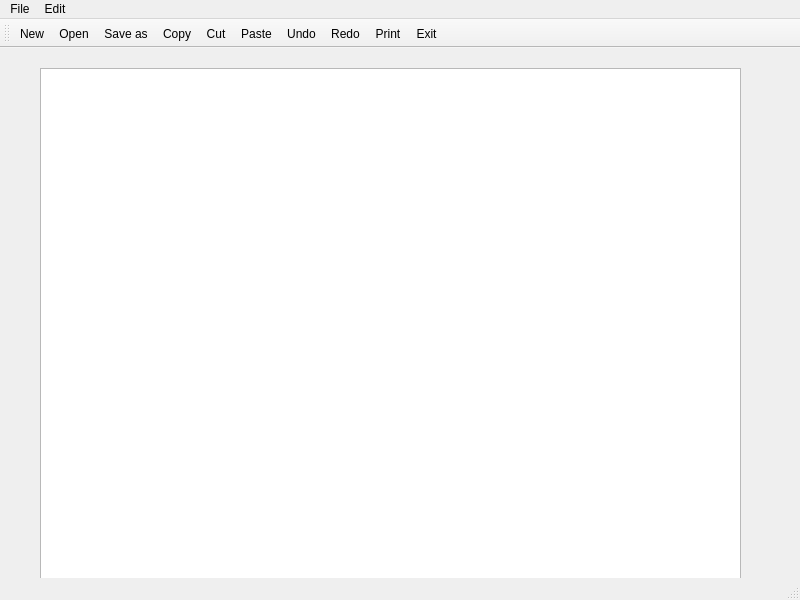
<?xml version="1.0" encoding="UTF-8"?>
<ui version="4.0">
 <class>MainWindow</class>
 <widget class="QMainWindow" name="MainWindow">
  <property name="geometry">
   <rect>
    <x>0</x>
    <y>0</y>
    <width>800</width>
    <height>600</height>
   </rect>
  </property>
  <property name="windowTitle">
   <string>MainWindow</string>
  </property>
  <widget class="QWidget" name="centralwidget">
   <widget class="QWidget" name="verticalLayoutWidget">
    <property name="geometry">
     <rect>
      <x>40</x>
      <y>20</y>
      <width>701</width>
      <height>511</height>
     </rect>
    </property>
    <layout class="QVBoxLayout" name="verticalLayout">
     <item>
      <widget class="QTextEdit" name="textEdit"/>
     </item>
    </layout>
   </widget>
  </widget>
  <widget class="QMenuBar" name="menubar">
   <property name="geometry">
    <rect>
     <x>0</x>
     <y>0</y>
     <width>800</width>
     <height>26</height>
    </rect>
   </property>
   <widget class="QMenu" name="menuFile">
    <property name="title">
     <string>File</string>
    </property>
    <addaction name="actionNew"/>
    <addaction name="actionOpen"/>
    <addaction name="actionSave_as"/>
    <addaction name="actionPrint"/>
    <addaction name="actionExit"/>
   </widget>
   <widget class="QMenu" name="menuEdit">
    <property name="title">
     <string>Edit</string>
    </property>
    <addaction name="actionCopy"/>
    <addaction name="actionPaste"/>
    <addaction name="actionCut"/>
    <addaction name="actionUndo"/>
    <addaction name="actionRedo"/>
   </widget>
   <addaction name="menuFile"/>
   <addaction name="menuEdit"/>
  </widget>
  <widget class="QStatusBar" name="statusbar"/>
  <widget class="QToolBar" name="toolBar">
   <property name="windowTitle">
    <string>toolBar</string>
   </property>
   <attribute name="toolBarArea">
    <enum>TopToolBarArea</enum>
   </attribute>
   <attribute name="toolBarBreak">
    <bool>false</bool>
   </attribute>
   <addaction name="actionNew"/>
   <addaction name="actionOpen"/>
   <addaction name="actionSave_as"/>
   <addaction name="actionCopy"/>
   <addaction name="actionCut"/>
   <addaction name="actionPaste"/>
   <addaction name="actionUndo"/>
   <addaction name="actionRedo"/>
   <addaction name="actionPrint"/>
   <addaction name="actionExit"/>
  </widget>
  <action name="actionNew">
   <property name="icon">
    <iconset resource="Resources.qrc">
     <normaloff>:/imgs/New.bmp</normaloff>:/imgs/New.bmp</iconset>
   </property>
   <property name="text">
    <string>New</string>
   </property>
  </action>
  <action name="actionOpen">
   <property name="icon">
    <iconset>
     <normalon>:/imgs/Open.bmp</normalon>
    </iconset>
   </property>
   <property name="text">
    <string>Open</string>
   </property>
  </action>
  <action name="actionSave_as">
   <property name="icon">
    <iconset>
     <normalon>:/imgs/Save.bmp</normalon>
    </iconset>
   </property>
   <property name="text">
    <string>Save as</string>
   </property>
  </action>
  <action name="actionPrint">
   <property name="icon">
    <iconset>
     <normalon>:/imgs/favicon.ico</normalon>
    </iconset>
   </property>
   <property name="text">
    <string>Print</string>
   </property>
  </action>
  <action name="actionExit">
   <property name="icon">
    <iconset>
     <normalon>:/imgs/Turtle.png</normalon>
    </iconset>
   </property>
   <property name="text">
    <string>Exit</string>
   </property>
  </action>
  <action name="actionCopy">
   <property name="icon">
    <iconset resource="Resources.qrc">
     <normaloff>:/imgs/Copy.bmp</normaloff>
     <normalon>:/imgs/Highlight.bmp</normalon>:/imgs/Copy.bmp</iconset>
   </property>
   <property name="text">
    <string>Copy</string>
   </property>
  </action>
  <action name="actionPaste">
   <property name="icon">
    <iconset>
     <normalon>:/imgs/Paste.bmp</normalon>
    </iconset>
   </property>
   <property name="text">
    <string>Paste</string>
   </property>
  </action>
  <action name="actionCut">
   <property name="icon">
    <iconset>
     <normalon>:/imgs/Cut.bmp</normalon>
    </iconset>
   </property>
   <property name="text">
    <string>Cut</string>
   </property>
  </action>
  <action name="actionUndo">
   <property name="icon">
    <iconset>
     <normalon>:/imgs/DeleteSticky.bmp</normalon>
    </iconset>
   </property>
   <property name="text">
    <string>Undo</string>
   </property>
  </action>
  <action name="actionRedo">
   <property name="icon">
    <iconset>
     <normalon>:/imgs/Sticky.bmp</normalon>
    </iconset>
   </property>
   <property name="text">
    <string>Redo</string>
   </property>
  </action>
 </widget>
 <resources>
  <include location="Resources.qrc"/>
 </resources>
 <connections/>
</ui>
